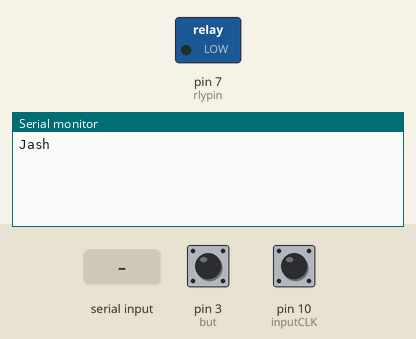
This sketch was run on a simulated Arduino Uno, built with avr-gcc and run on an emulated ATmega328P. On the bench: switched loads named in the sketch (green lamp = pin HIGH), the last lines printed to the serial monitor. Inputs (shaded band) come from the test bench; at power-on: pin 3 (but) HIGH, pin 10 (inputCLK) HIGH.

Above: at 1.2 s.
1.3 s: pin 3 (but) pulled LOW for 0.15 s
At 2.2 s:
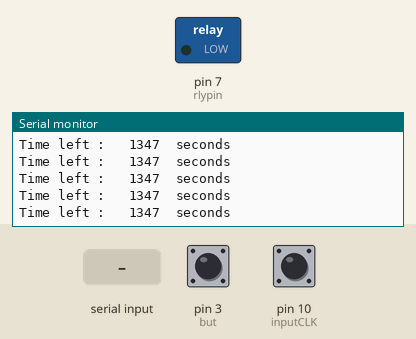
2.9 s: "90,45\n" received over Serial
At 3.5 s:
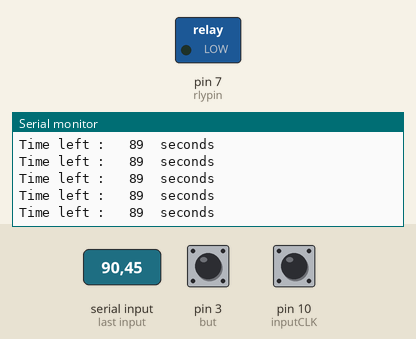
4.4 s: "30,150\n" received over Serial
At 4.9 s:
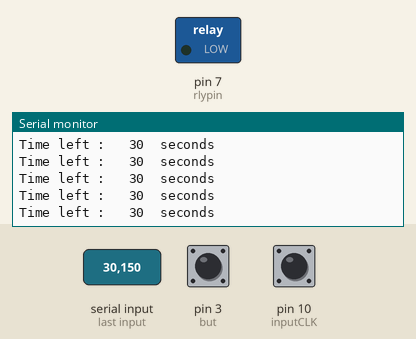
Timing chart, 0 to 7.1 s (numbered marks = the images above; inputs shaded):
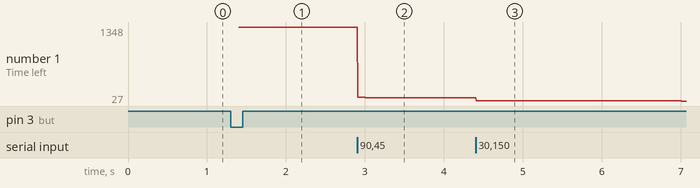

The sketch:

UVsec.ino
```cpp
unsigned long counters = 0;
unsigned long rem = 0;
unsigned long due = 0;
unsigned long currentMillis = 0, addmillis = 0, addmillis1 = 0;
/*
  Rotary Encoder Demo
  rot-encode-demo.ino
  Demonstrates operation of Rotary Encoder
  Displays results on Serial Monitor
  DroneBot Workshop 2019
  https://dronebotworkshop.com
*/

// Rotary Encoder Inputs
#define inputCLK 10
#define inputDT 9
#define but 3
#define rlypin 7

// LED Outputs
#define ledCW 3
#define ledCCW 2
uint8_t en = 0;
uint32_t counter, tim = 0;
int ss = 0;
int currentStateCLK;
int previousStateCLK;

String encdir = "";

void setup() {

  // Set encoder pins as inputs
  pinMode (inputCLK, INPUT);
  pinMode (inputDT, INPUT);

  // Set LED pins as outputs
  pinMode (but, INPUT_PULLUP);
  pinMode (rlypin, OUTPUT);

  // Setup Serial Monitor
  Serial.begin (115200);
  Serial.println("Jash ");
  // Read the initial state of inputCLK
  // Assign to previousStateCLK variable
  previousStateCLK = digitalRead(inputCLK);
}

void loop() {

  // Update previousStateCLK with the current state
  if (Serial.available() > 0)
  {
    Serial.println("In input ");
    int tim = (Serial.readStringUntil('\n')).toInt();
    if (tim != 0)
    {
      Serial.print("Timer set for ");
      Serial.print("\t");
      Serial.print(tim);
      Serial.print("  seconds");
      counters = millis() / 1000;
      due = counters + tim;
      Serial.println(counters);
      // Serial.println("-----------------------------------------------");
      Serial.println(due);
      ss = 1;
      //delay(2000);
    }
  }
  if (digitalRead(but) == LOW )
  {
    delay(50);
    if (digitalRead(but) == LOW )
    {
      en++;
      if (en == 1)
      {
        ss = 0;
        Serial.println("Paused");
        addmillis = millis();

      }
      if (en == 2)
      {
        addmillis1 = ((millis() - addmillis) / 1000);
        due += addmillis;
        en = 0;
        ss = 1;
      }
    }
  }
  if (currentMillis < due && ss == 1)
  {
    currentMillis = millis() / 1000;
    Serial.print("Time left : ");
    Serial.print("\t");
    int remm = due - currentMillis;
    Serial.print(remm);
    Serial.print("  seconds");
    Serial.println();

  }
  else
  {
    ss = 0;
    tim, counter = 0;
  }
  //  if (ss == 1)
  //  {
  //    //int a = 1;
  //    Serial.println("Relay ONN");
  //    currentMillis = millis() / 1000;
  //    while (currentMillis <= due)
  //    {
  //      //Serial.println(counters);
  //      Serial.print("Time left : ");
  //      Serial.print("\t");
  //      int remm = due - currentMillis;
  //      Serial.print(remm);
  //      Serial.print("  seconds");
  //      Serial.println();
  //      currentMillis = millis() / 1000;
  //      // Serial.println(currentMillis);
  //      // delay(100);
  //    }
  //    Serial.println("Relay oFF");
  //    ss = 0;
  //    tim, counter = 0;
  //    //currentMillis = millis();
  //  }
}
```

Measured:
- after the input at 1.3 s, the serial monitor: prints a new line after 0.05 s (image 1)
- after the input at 2.9 s, the serial monitor: prints a new line at once (image 2)
- after the input at 4.4 s, the serial monitor: prints a new line at once (image 3)
- plotted number 1: 1347 → 88 after the input at 2.9 s, 88 → 27 after the input at 4.4 s
